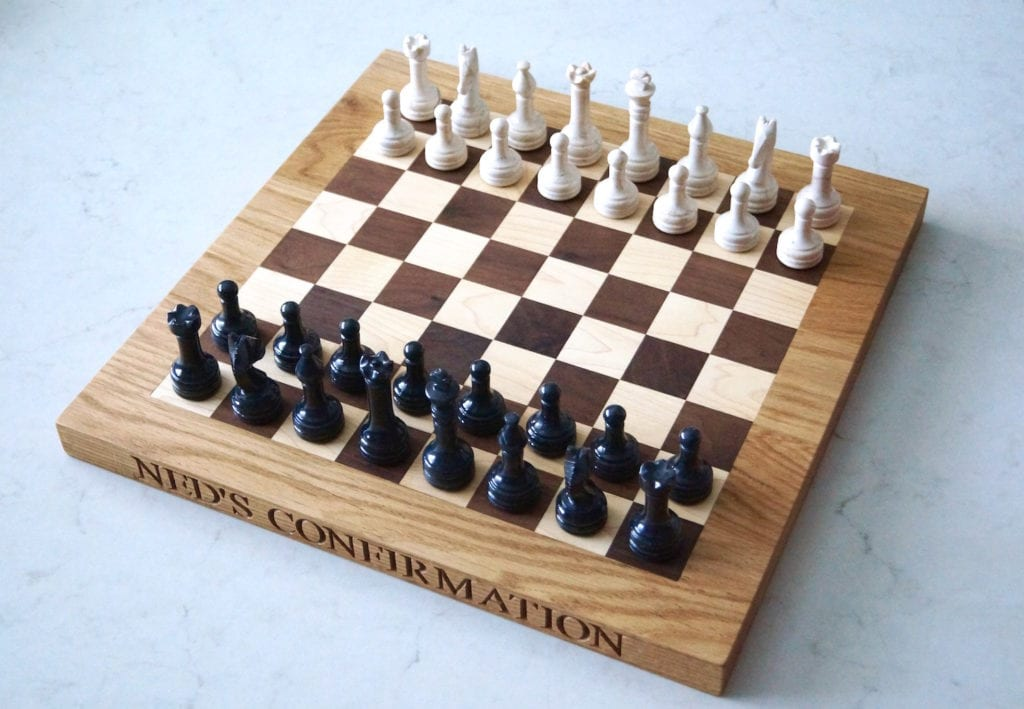
#> input picture Lab 12/chessboard_perspective.jpg, 1024 x 709 px
$ python Homography_Skeleton.py
#> lines starting #> are read from the running program, lines starting #| are printed output that depends on the picture

import numpy as np
import matplotlib.pyplot as plt
import cv2 as cv2


FIGURE_SIZE = (12, 9)
# Bilder einlesen
imgFolder = ''

# imgName = 'HausPerspektivisch.png'
# imgName='Klassenfoto.jpg'
imgName = 'chessboard_perspective.jpg'

img_src = plt.imread(imgFolder+imgName)
#> img_src is the input picture: shape (709, 1024, 3); mean R, G, B 174.2, 173.3, 174.8

plt.figure(figsize=FIGURE_SIZE)
plt.imshow(img_src)
plt.show()

# Coordiantes are defined as [vertical, horizontal]
if imgName == "chessboard_perspective.jpg":
    src = np.array([[380, 40], [940, 170], [710, 670], [50, 420]])    # TODO: Additional Points go here
    points_u = np.array([[20, 20], [200, 20],[200, 200],[20, 200]])# TODO: Coordinates of undistorted Points go here

# draw markings on the source image
for i, pts in enumerate(src):
    center_coordinates = (pts[0], pts[1])
    cv2.putText(img_src, str(i + 1), (pts[0] + 15, pts[1]), cv2.FONT_HERSHEY_PLAIN, 3, (0, 215, 255), 5)
    cv2.circle(img_src, center_coordinates, 10, (0, 215, 255), 10)

# TODO: Please add your code here
t_source_image = img_src.copy()

def get_homography_matrix(source, destination):
    """ Calculates the entries of the Homography matrix between two sets of matching points.

    Args
    ----
        - `source`: Source points where each point is int (x, y) format.
        - `destination`: Destination points where each point is int (x, y) format.

    Returns
    ----
        - A numpy array of shape (3, 3) representing the Homography matrix.

    Raises
    ----
        - `source` and `destination` is lew than four points.
        - `source` and `destination` is of different size.
    """
    assert len(source) >= 4, "must provide more than 4 source points"
    assert len(destination) >= 4, "must provide more than 4 destination points"
    assert len(source) == len(destination), "source and destination must be of equal length"
    A = []
    b = []
    for i in range(len(source)):
        s_x, s_y = source[i]
        d_x, d_y = destination[i]
        A.append([s_x, s_y, 1, 0, 0, 0, (-d_x)*(s_x), (-d_x)*(s_y)])
        A.append([0, 0, 0, s_x, s_y, 1, (-d_y)*(s_x), (-d_y)*(s_y)])
        b += [d_x, d_y]
    A = np.array(A)
    h = np.linalg.lstsq(A, b, rcond=None)[0]
    h = np.concatenate((h, [1]), axis=-1)
    return np.reshape(h, (3, 3))

h = get_homography_matrix(src, points_u)
destination_image = cv2.warpPerspective(t_source_image, h, (300, 300))
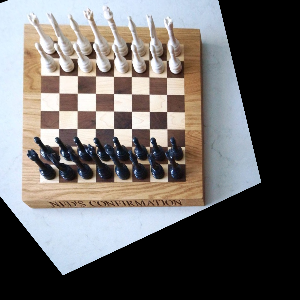
#> destination_image: shape (300, 300, 3); mean R, G, B 107.8, 104.5, 102.9

figure = plt.figure(figsize=(12, 6))

subplot1 = figure.add_subplot(1, 2, 1)
subplot1.title.set_text("Source Image")
subplot1.imshow(cv2.cvtColor(img_src, cv2.COLOR_BGR2RGB))

subplot2 = figure.add_subplot(1, 2, 2)
subplot2.title.set_text("Destination Image")
subplot2.imshow(cv2.cvtColor(destination_image, cv2.COLOR_BGR2RGB))


plt.savefig("output.png")
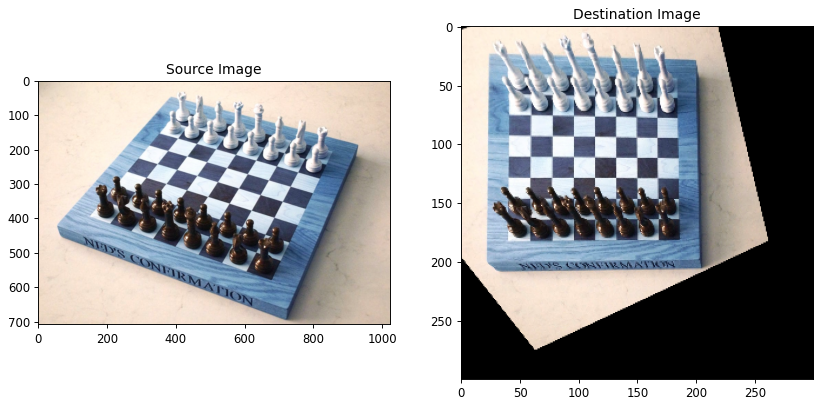
#> figure drawn by matplotlib, 2 panels; B, G, R data is drawn as R, G, B

plt.show()

$ run again, with Lab 12/HausPerspektivisch.png saved as Lab 12/chessboard_perspective.jpg
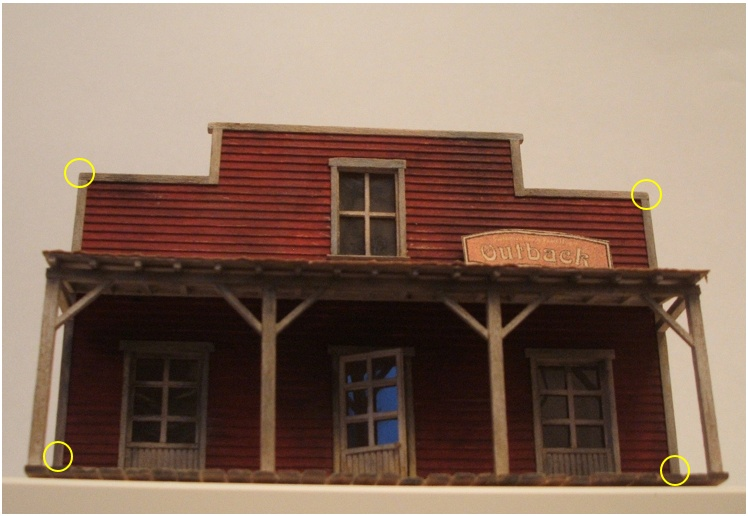
#> input picture Lab 12/HausPerspektivisch.png, 748 x 516 px
#> img_src is the input picture: shape (516, 748, 3); mean R, G, B 137.1, 112.7, 97.4
#> `destination_image = cv2.warpPerspective(t_source_image, h, (300, 300))`:
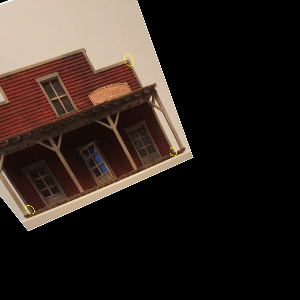
#> destination_image: shape (300, 300, 3); mean R, G, B 48.3, 38.4, 32.7
#> `plt.savefig("output.png")`:
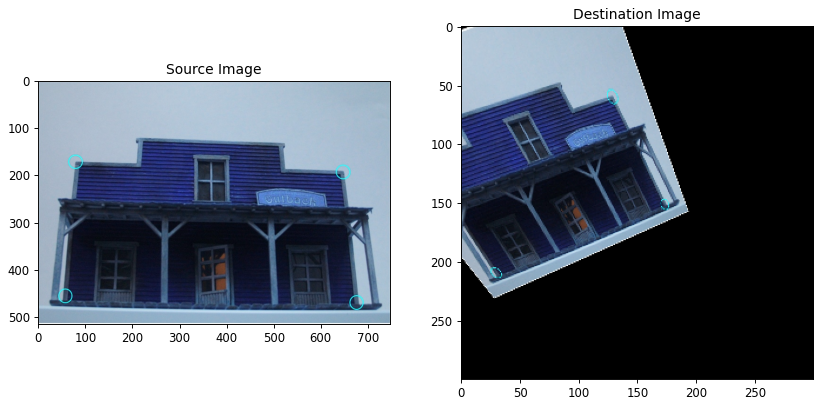
#> figure drawn by matplotlib, 2 panels; B, G, R data is drawn as R, G, B
